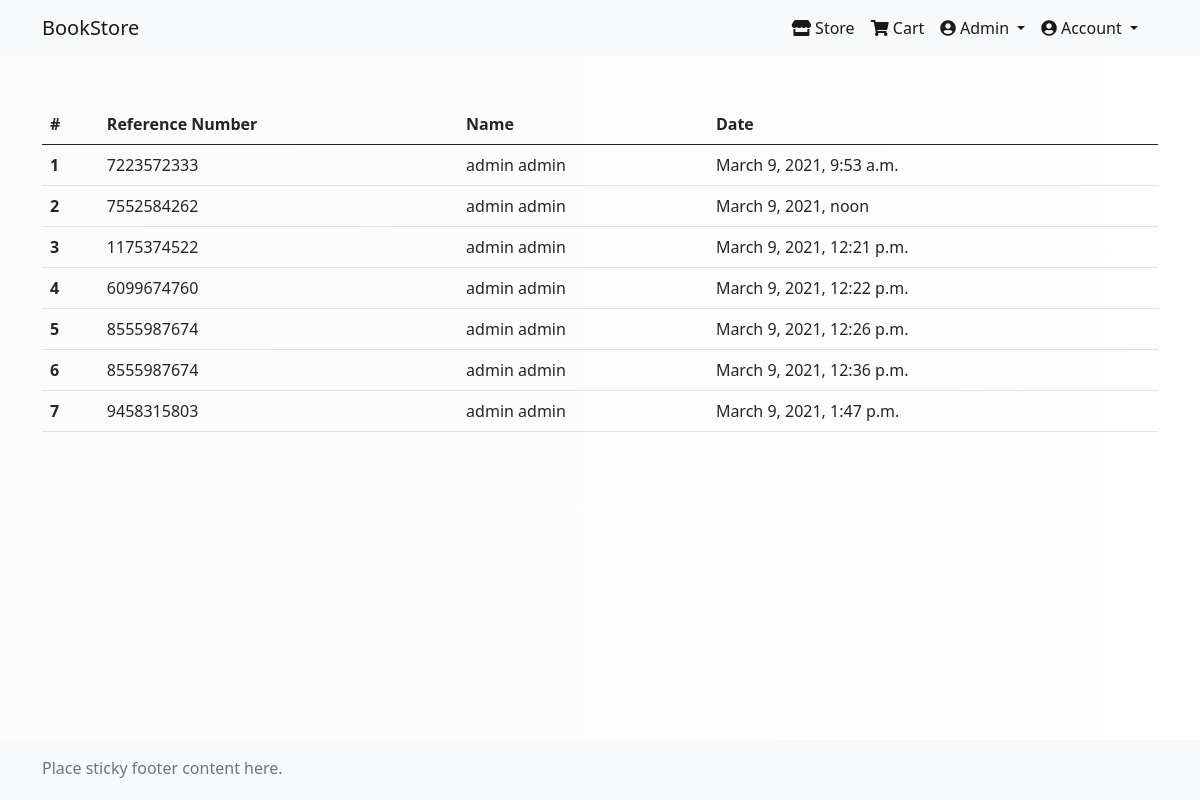
Page /history/ (signed in) on the committed database.
### ecommpage/models.py (models this page shows, shortened)
class Order(models.Model):
    user = models.ForeignKey(settings.AUTH_USER_MODEL,
                             on_delete=models.CASCADE)
    items = models.ManyToManyField(OrderItem)
    ordered_date = models.DateTimeField(auto_now_add=True)
    ordered = models.BooleanField(default=False)
    total_price = models.FloatField(null=True, blank=True)
    shipping_address = models.CharField(max_length=250)
    reference_number = models.CharField(max_length=10, null=True, blank=True, default=create_new_ref_number())

### ecommpage/views.py (the view)
# urls.py: path('history/', HistoryListView.as_view(), name='history'),
class HistoryListView(LoginRequiredMixin, ListView):
    model = Order
    template_name = "ecommpage/history.html"
    success_url = "/"
    def get_queryset(self):
        return Order.objects.filter(user=self.request.user, ordered=True)

### ecommpage/templates/ecommpage/history.html
{% extends 'account/base.html' %}
{% load static %}
{% block content%}
<div class="container">
    <table class="table table-hover">
       <thead>
         <tr>
           <th scope="col">#</th>
           <th scope="col">Reference Number</th>
           <th scope="col">Name</th>
           <th scope="col">Date</th>
         </tr>
       </thead>
       <tbody>
        {% for item in object_list%}
         <tr>
           <th scope="row">{{forloop.counter}}</th>
           <td>{{item.reference_number}}</td>
           <td>{{item.user.first_name}} {{item.user.last_name}}</td>
           <td>{{item.ordered_date}}</td>
         </tr>
         {% endfor %}
       </tbody>
     </table>
{% endblock %}

### static/css/main.css (style rules this page uses)
html { position: relative; min-height: 100%; }
body { background: -webkit-linear-gradient(left, #fbfbfb, #ffffff); margin-bottom: 60px; }

### rows in the picture
Order: reference_number "7223572333", user.first_name "admin", user.last_name "admin", ordered_date "March 9, 2021, 9:53 a.m."
Order: reference_number "7552584262", user.first_name "admin", user.last_name "admin", ordered_date "March 9, 2021, noon"
Order: reference_number "1175374522", user.first_name "admin", user.last_name "admin", ordered_date "March 9, 2021, 12:21 p.m."
Order: reference_number "6099674760", user.first_name "admin", user.last_name "admin", ordered_date "March 9, 2021, 12:22 p.m."
Order: reference_number "8555987674", user.first_name "admin", user.last_name "admin", ordered_date "March 9, 2021, 12:26 p.m."
Order: reference_number "8555987674", user.first_name "admin", user.last_name "admin", ordered_date "March 9, 2021, 12:36 p.m."
Order: reference_number "9458315803", user.first_name "admin", user.last_name "admin", ordered_date "March 9, 2021, 1:47 p.m."
